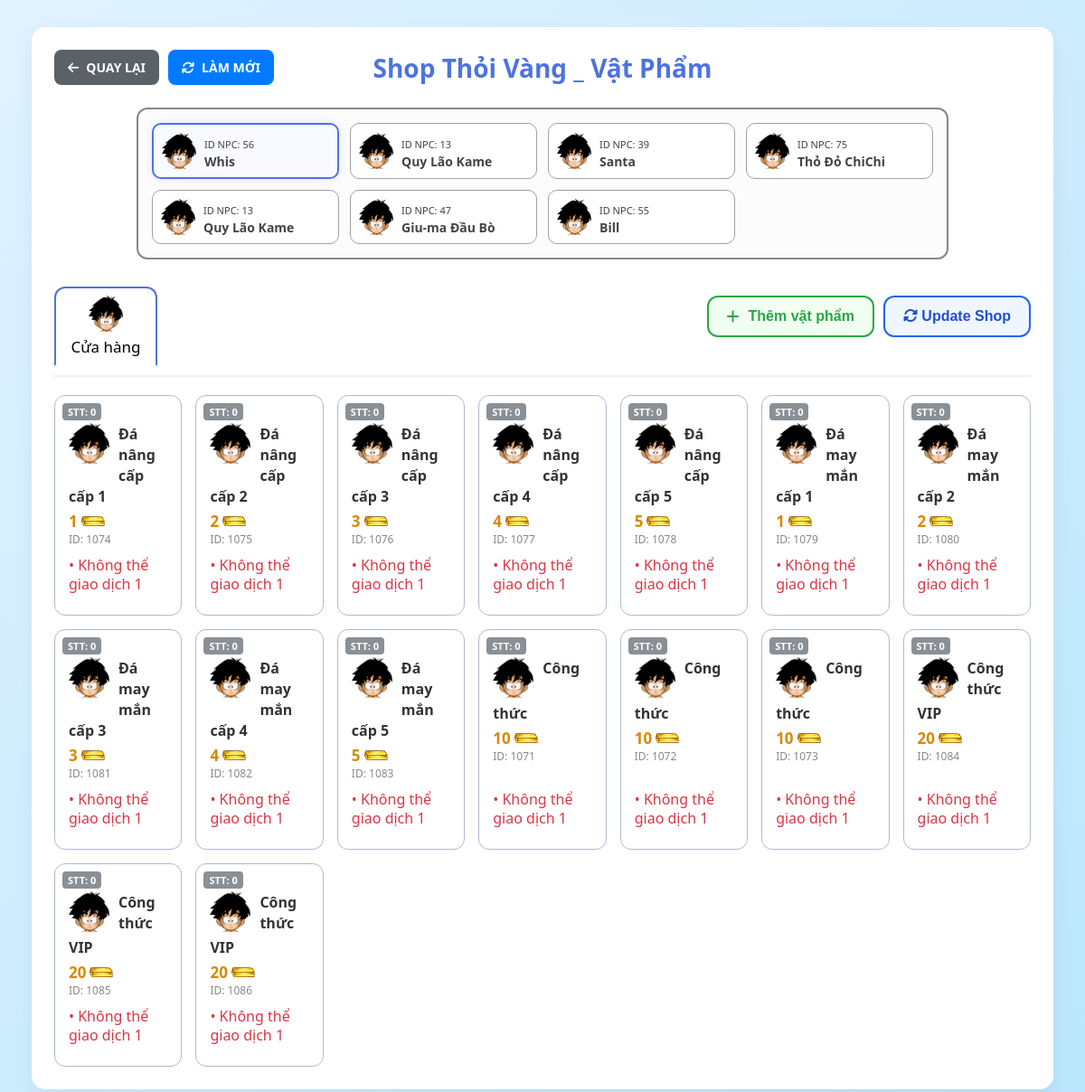
The page /admin/vang.php (signed in) on the database as committed earlier.
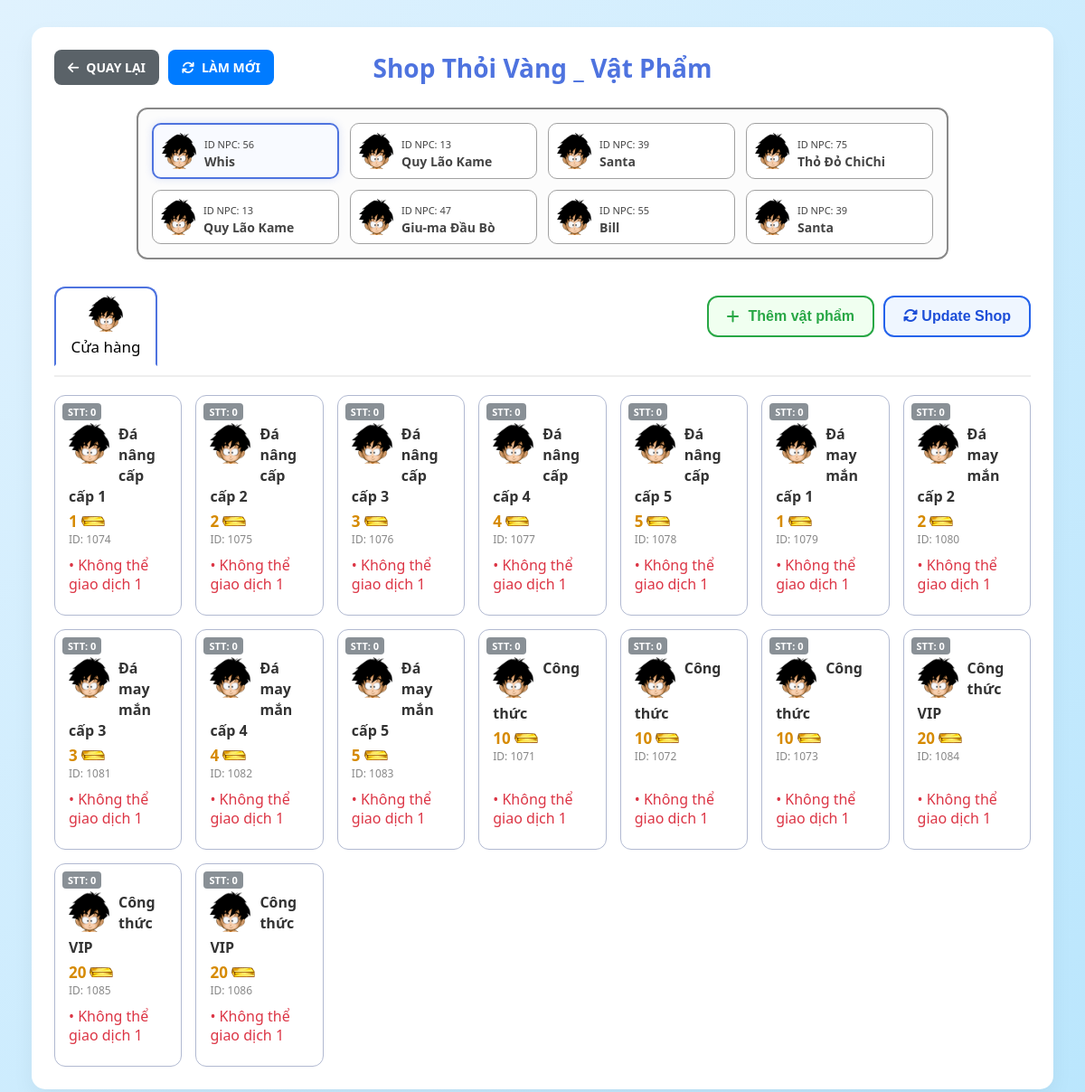
The same page on the database as committed later.
### tables this page shows
CREATE TABLE `shop` (
  `id` int(11) NOT NULL,
  `npc_id` int(11) NOT NULL,
  `tag_name` varchar(50) DEFAULT NULL,
  `type_shop` int(11) DEFAULT NULL
);

CREATE TABLE `npc_template` (
  `id` int(11) NOT NULL,
  `NAME` varchar(50) NOT NULL,
  `head` int(11) NOT NULL,
  `body` int(11) NOT NULL,
  `leg` int(11) NOT NULL,
  `avatar` int(11) DEFAULT 0
);

### web/admin/vang.php (the view, shortened to what the changed rows need)
<?php
require_once "../config.php";
$shop_list_query = "SELECT DISTINCT s.id, s.npc_id, nt.NAME AS npc_name, nt.avatar FROM shop s JOIN tab_shop ts ON s.id = ts.shop_id JOIN item_shop ish ON ts.id = ish.tab_id JOIN npc_template nt ON s.npc_id = nt.id WHERE ish.icon_spec NOT IN (0, 1,9, 160) ORDER BY s.id ASC";
$shop_list_result = $conn->query($shop_list_query);
$shop_nav = [];
while($row = $shop_list_result->fetch_assoc()) { $shop_nav[] = $row; }
$current_shop_id = isset($_GET['shop_id']) ? intval($_GET['shop_id']) : ($shop_nav[0]['id'] ?? 0);
$items_by_tab = [];
if ($current_shop_id > 0) {
    $sql = "SELECT ish.*, it.name AS item_name, it.icon_id, ts.NAME AS tab_name, nt.avatar AS npc_avatar,
    (SELECT GROUP_CONCAT(CONCAT(iso.option_id, ':', iso.param) SEPARATOR '|') FROM item_shop_option iso WHERE iso.item_shop_id = ish.id) AS item_options_raw,
    (SELECT GROUP_CONCAT(CONCAT(iot.name, ':', iso.param) SEPARATOR '|') FROM item_shop_option iso JOIN item_option_template iot ON iso.option_id = iot.id WHERE iso.item_shop_id = ish.id) AS item_options_text
    FROM item_shop ish
    JOIN item_template it ON ish.temp_id = it.id
    JOIN tab_shop ts ON ish.tab_id = ts.id
    JOIN shop s ON ts.shop_id = s.id
    JOIN npc_template nt ON s.npc_id = nt.id
 WHERE s.id = $current_shop_id AND ish.icon_spec NOT IN (0, 9 ,1,160)
    ORDER BY ish.tab_id ASC, ish.sort_order ASC";
    $result = $conn->query($sql);
    while ($row = $result->fetch_assoc()) {
        $items_by_tab[$row['tab_id']][] = $row;
    }
}
?>
<!DOCTYPE html>
<html lang="vi">
<head>
    <link rel="stylesheet" href="https://cdnjs.cloudflare.com/ajax/libs/font-awesome/6.4.0/css/all.min.css">
</head>
<body>
<div class="wrapper">
    <div class="header-row">
        <h2 class="page-title">Shop Thỏi Vàng _ Vật Phẩm</h2>
    </div>
    <div class="shop-nav-grid">
        <?php foreach ($shop_nav as $s): ?>
            <a href="?shop_id=<?php echo $s['id']; ?>" class="shop-card <?php echo ($current_shop_id == $s['id']) ? 'active' : ''; ?>">
                <img src="/icon/<?php echo $s['avatar']; ?>.png" class="npc-img" onerror="this.src='/icon/0.png';">
                <div class="npc-info">
                    <span style="font-size: 11px;">ID NPC: <?php echo $s['npc_id']; ?></span>
                    <b style="display:block; font-size:14px;"><?php echo $s['npc_name']; ?></b>
                </div>
            </a>
        <?php endforeach; ?>
    </div>
    <?php if (!empty($items_by_tab)): ?>
        <div class="tab-bar">
            <?php $first_tab = true; foreach ($items_by_tab as $tab_id => $items): ?>
                <div class="tab-link <?php echo $first_tab ? 'active' : ''; ?>" onclick="openTab(event, 'tab-<?php echo $tab_id; ?>')">
                    <img src="/icon/<?php echo $items[0]['npc_avatar']; ?>.png" onerror="this.src='/icon/0.png';">
                    <span><?php echo str_replace('<>', ' ', $items[0]['tab_name']); ?></span>
                </div>
            <?php $first_tab = false; endforeach; ?>
        </div>
        <?php $first_content = true; foreach ($items_by_tab as $tab_id => $items): ?>
            <div id="tab-<?php echo $tab_id; ?>" class="tab-content <?php echo $first_content ? 'active' : ''; ?>">
                <div class="item-grid">
                    <?php foreach ($items as $item): ?>
                        <div class="item-card">
                            <div class="item-stt">STT: <?php echo $item['sort_order']; ?></div>
                            <div class="item-main" style="padding-top: 15px;">
                                <div class="item-icon-box" style="float:left; margin-right:10px;">
                                    <img src="/icon/<?php echo $item['icon_id']; ?>.png" width="45" height="45" onerror="this.src='/icon/0.png';">
                                </div>
                                <div class="item-details">
                                    <span class="item-name"><?php echo $item['item_name']; ?></span>
                                    <div class="price-text">
                                        <?php echo number_format($item['cost']); ?>
                                        <img src="/icon/<?php echo $item['icon_spec']; ?>.png" width="26" onerror="this.src='/icon/930.png';">
                                    </div>
                                    <div style="font-size: 12px; color:#888;">ID: <?php echo $item['temp_id']; ?></div>
                                </div>
                            </div>
                            <div class="item-stats">
                                <?php
                                if (!empty($item['item_options_text'])) {
                                    $options = explode('|', $item['item_options_text']);
                                    foreach (array_slice($options, 0, 4) as $op) {
                                        $parts = explode(':', $op);
                                        $display = str_replace(['%d', '%1', '#'], $parts[1] ?? '', $parts[0]);
                                        if ($display == $parts[0]) $display .= " " . ($parts[1] ?? '');
                                        echo '<div>• ' . $display . '</div>';
                                    }
                                } else { echo '<div style="color:#999; font-size:13px;">Trống chỉ số</div>'; }
                                ?>
                            </div>
                        </div>
                    <?php endforeach; ?>
                </div>
            </div>
        <?php $first_content = false; endforeach; ?>
    <?php endif; ?>
</div>
</body>
</html>

Rows that differ between the two databases and show on the page:
added shop: npc "39", npc.NAME "Santa"
